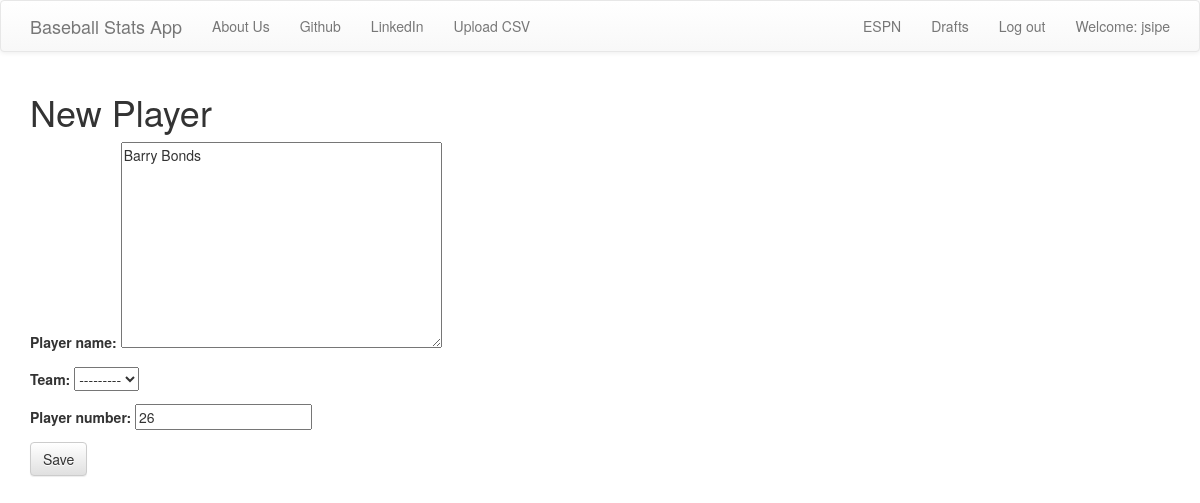
Page /edit/2/ (signed in) on the committed database.
### baseballapp/models.py (models this page shows, shortened)
class Player(models.Model):
    player_name=models.TextField(max_length=200)
    BRAVES="Braves"
    TIGERS="Tigers"
    TEAM_CHOICES=(
    (BRAVES,'Braves'),
    (TIGERS,'Tigers'),
    )
    team=models.CharField(choices=TEAM_CHOICES,max_length=600)
    player_number=models.IntegerField()

### baseballapp/views.py (the view)
# urls.py: url(r'edit/(?P<pk>\d+)/$',views.PlayerUpdateView.as_view(),name="player_edit"),
class PlayerUpdateView(UpdateView):
    redirect_field_name="baseballapp/player_detail.html"
    form_class=PlayerForm
    model=Player

### baseballapp/forms.py
class PlayerForm(forms.ModelForm):
    class Meta():
        model=Player
        fields='__all__'

### templates/baseballapp/player_form.html (shortened to what this page needs)
{% extends "base.html" %}
{% block content %}
<h1>New Player</h1>
<form class="player-form" method="post">
  {{form.as_p}}
<button type="submit" class="save btn btn-default" name="button">Save</button>
</form>
{% endblock %}

### templates/base.html (shortened to what this page needs)
<!DOCTYPE html>
{% load staticfiles %}
<html lang="en" dir="ltr">
  <head>
        <link rel="stylesheet" href="https://maxcdn.bootstrapcdn.com/bootstrap/3.3.7/css/bootstrap.min.css">
        <link rel="stylesheet" href="https://maxcdn.bootstrapcdn.com/bootstrap/3.3.7/css/bootstrap-theme.min.css">
        <link rel="stylesheet" href="{% static 'base.css' %}">
</head>
<body>
  <nav class="navbar navbar-default techfont custom-navbar">
    <div class="container">
      <ul class="nav navbar-nav">
        <li><a class='navbar-brand bigbrand' href="{% url 'home' %}">Baseball Stats App</a></li>
        <li><a href="{% url "aboutus"%}">About Us</a></li>
        <li><a href="https://www.github.com">Github</a></li>
        <li><a href="https://www.linkedin.com">LinkedIn</a></li>
        <li><a href="{% url "upload_csv"%}">Upload CSV</a>
        </li>
      </ul>
      <ul class="nav navbar-nav navbar-right">
        {% if user.is_authenticated %}
        <li>
          <a href="https://espn.com" >ESPN</a>
        </li>
        <li>
          <a href="#">Drafts</a>
        </li>
        <li>
          <a href="{% url "logout" %}" >Log out</a>
        </li>
        <li>
          <a >Welcome: {{ user.username }}</a>
        </li>
          {% else %}
          <li><a class='nav navbar-right' href="{% url 'login' %}" ><span class="glyphicon glyphicon-user"></span></a></li>
      </ul>
      <p> You aren't logged in </p>
              {% endif %}
</div>
</nav>
        <div class="content container">
          <div class="row">
            <div class="col-xs-12">
              {% block content %}
              {% endblock %}
            </div>
          </div>
        </div>
</body>
</html>

### rows in the picture
Player: player_name "Barry Bonds", team "---------", player_number "26"

### other values in the picture
{{ user.username }} "jsipe"
